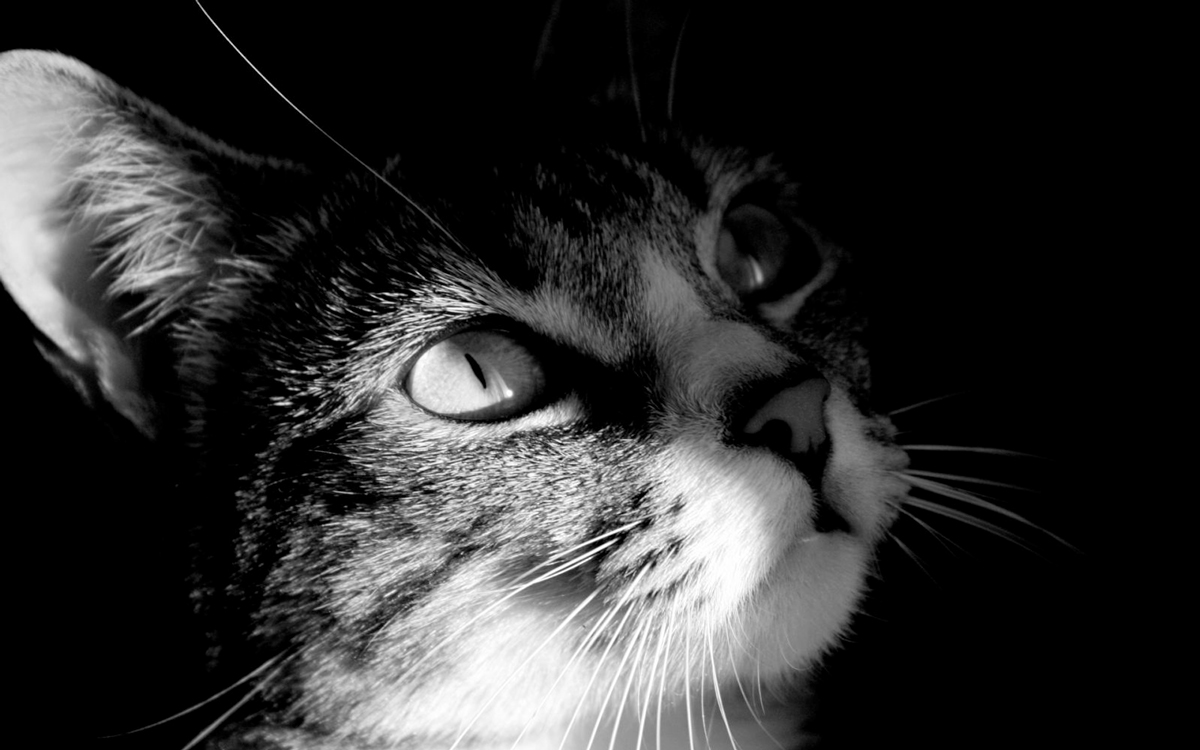
#> input picture gato.jpg, 1200 x 750 px
$ jupyter execute --allow-errors 'PCA, MDS y NNMF.ipynb'
#> lines starting #> are read from the running program, lines starting #| are printed output that depends on the picture
##Weather PCA

[cell 1]
# Importar librerías necesarias
import numpy as np
import pandas as pd
import matplotlib.pyplot as plt
from sklearn.decomposition import PCA
from sklearn.preprocessing import StandardScaler

# Cargar los datos
#> (the rest of this cell did not finish here and is left out)

#> (a cell that did not finish here is left out)

[cell 3]
# Feature scalling (PCA es sensible a la escala)
scaler = StandardScaler()
#> (the rest of this cell did not finish here and is left out)

[cell 4]
# Graficar la primera componente principal (PC1)
plt.subplot(1, 2, 1)
#> (the rest of this cell did not finish here and is left out)

[cell 5]
# Graficar el biplot
def biplot(score, coeff, labels=None):
    plt.figure(figsize=(10, 8))
    xs = score[:, 0]  # PC1
    ys = score[:, 1]  # PC2
    n = coeff.shape[0]  # Número de variables (meses)

    # Graficar las estaciones
    plt.scatter(xs, ys, c='blue')  # Puntos para cada estación

    # Añadir etiquetas de las estaciones
    for i, station in enumerate(labels):
        plt.text(xs[i], ys[i], station, fontsize=9)  # Corregido el cierre de paréntesis

    plt.xlabel('PC1')
    plt.ylabel('PC2')
    plt.title('Biplot de PCA')
    plt.grid()
    plt.show()  # Se agrega para asegurarse de que la figura se muestre correctamente

# Llamar a la función biplot
#> (the rest of this cell did not finish here and is left out)

##MDS a crimenes en EEUU

[cell 6]
from sklearn.manifold import MDS

#> (the rest of this cell did not finish here and is left out)

#> (a cell that did not finish here is left out)

#> (a cell that did not finish here is left out)

[cell 9]
# Aplicar escalamiento multidimensional (MDS)
mds = MDS(n_components=2, dissimilarity='precomputed', random_state=42)
#> (the rest of this cell did not finish here and is left out)

##Imagen PCA

[cell 10]
from sklearn.decomposition import PCA
from skimage import io, color

image = io.imread('gato.jpg')
#> image is the input picture: shape (750, 1200, 3); min 0, max 255, mean 46.6

if len(image.shape) == 3:
    image = color.rgb2gray(image)
#> image: shape (750, 1200) float64

# Mostrar la imagen original
plt.figure(figsize=(6, 6))
plt.imshow(image, cmap='gray')
plt.title('Imagen Original')
plt.axis('off')
plt.show()

# Parámetros
C = 8
k_values = [1, 5, 10, 20, 50]  # Valores de k

[cell 11]
# Función para dividir la imagen en bloques y aplicar PCA
def compress_image(image, C, k):
    # Obtener dimensiones de la imagen
    H, W = image.shape

    # Dividir la imagen en bloques de C x C
    blocks = []
    for i in range(0, H, C):
        for j in range(0, W, C):
            block = image[i:i+C, j:j+C]
            if block.shape == (C, C):  # Asegurarse de que el bloque tenga el tamaño correcto
                blocks.append(block.flatten())  # Convertir el bloque en un vector

    # Convertir la lista de bloques en una matriz de datos
    X = np.array(blocks)

    # Aplicar PCA
    pca = PCA(n_components=k)
    X_compressed = pca.fit_transform(X)  # Proyectar los datos en k componentes principales

    # Reconstruir los bloques
    X_reconstructed = pca.inverse_transform(X_compressed)

    # Reconstruir la imagen
    reconstructed_image = np.zeros_like(image)
    index = 0
    for i in range(0, H, C):
        for j in range(0, W, C):
            if i+C <= H and j+C <= W:
                block = X_reconstructed[index].reshape(C, C)
                reconstructed_image[i:i+C, j:j+C] = block
                index += 1

    return reconstructed_image

[cell 12]
# Probar diferentes valores de k y mostrar los resultados
plt.figure(figsize=(15, 10))

for i, k in enumerate(k_values):
    # Comprimir y reconstruir la imagen
    reconstructed_image = compress_image(image, C, k)

    # Mostrar la imagen reconstruida
    plt.subplot(2, 3, i+1)
    plt.imshow(reconstructed_image, cmap='gray')
    plt.title(f'k = {k}')
    plt.axis('off')
#> this loop made 5 passes
#> pass 1, `reconstructed_image = compress_image(image, C, k)`:
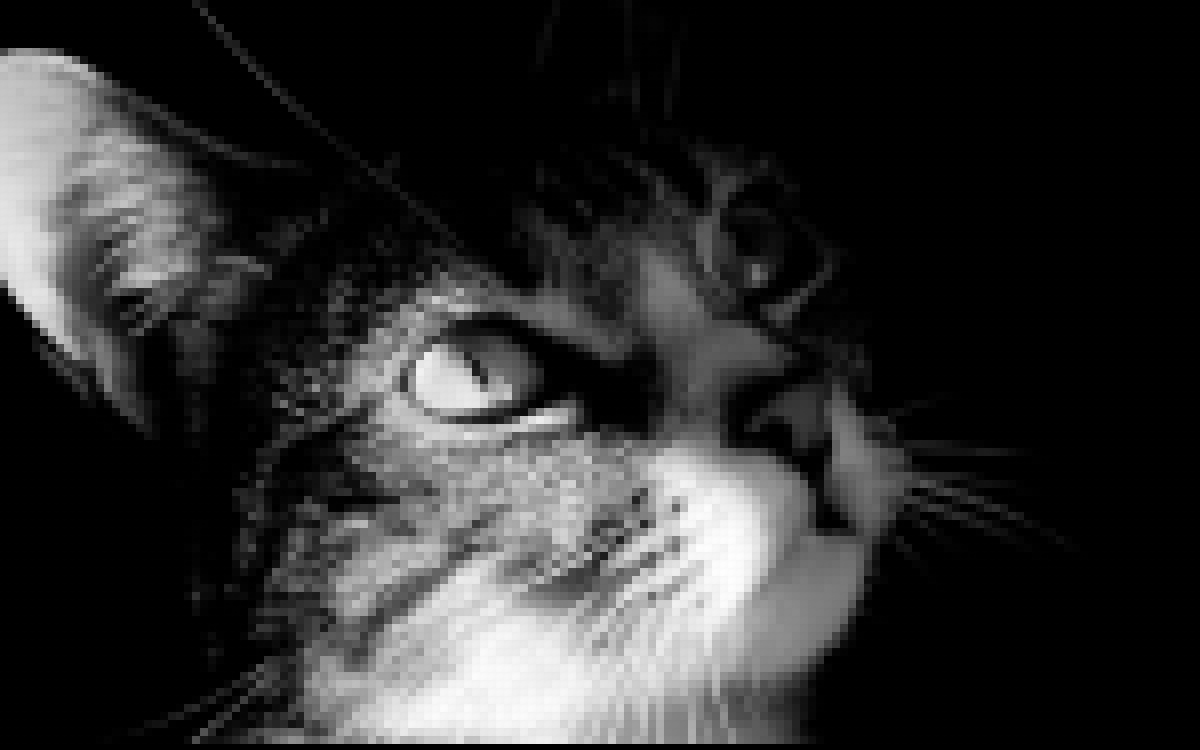
#> reconstructed_image: shape (750, 1200) float64; min -0.00201, max 1, mean 0.181; drawn with min black and max white
#> pass 2, `reconstructed_image = compress_image(image, C, k)`:
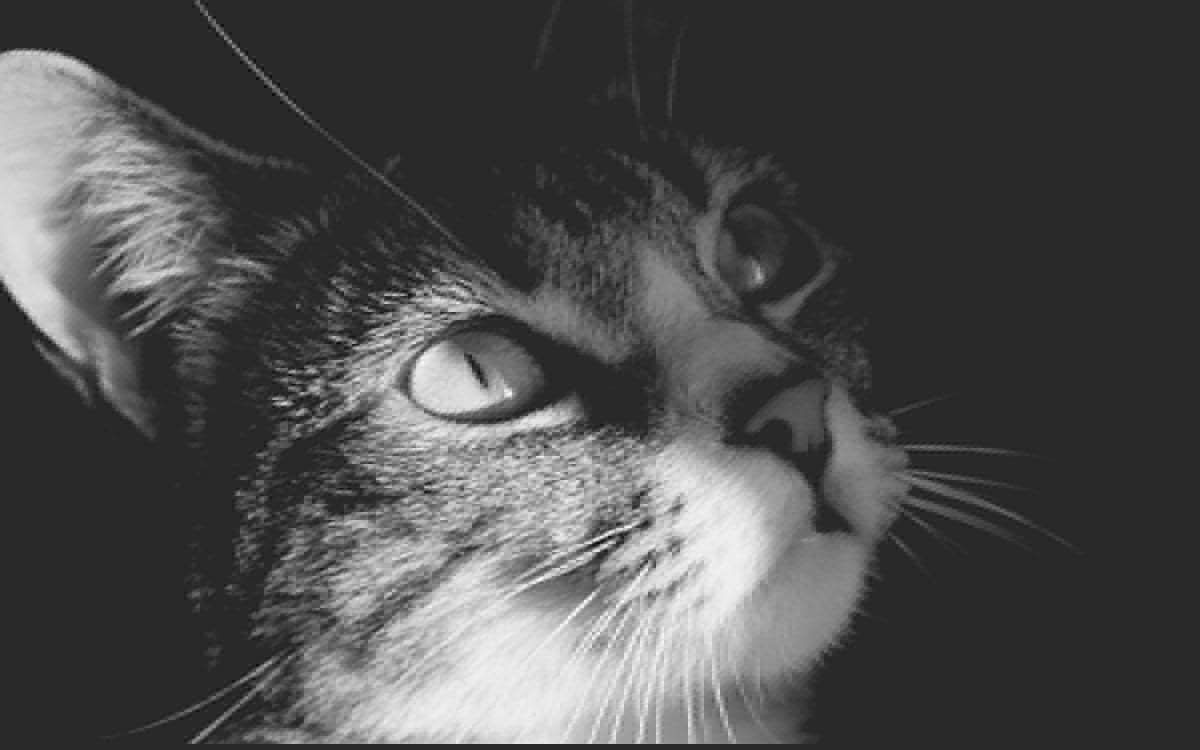
#> reconstructed_image: shape (750, 1200) float64; min -0.207, max 1.08, mean 0.181; drawn with min black and max white

plt.tight_layout()
plt.show()
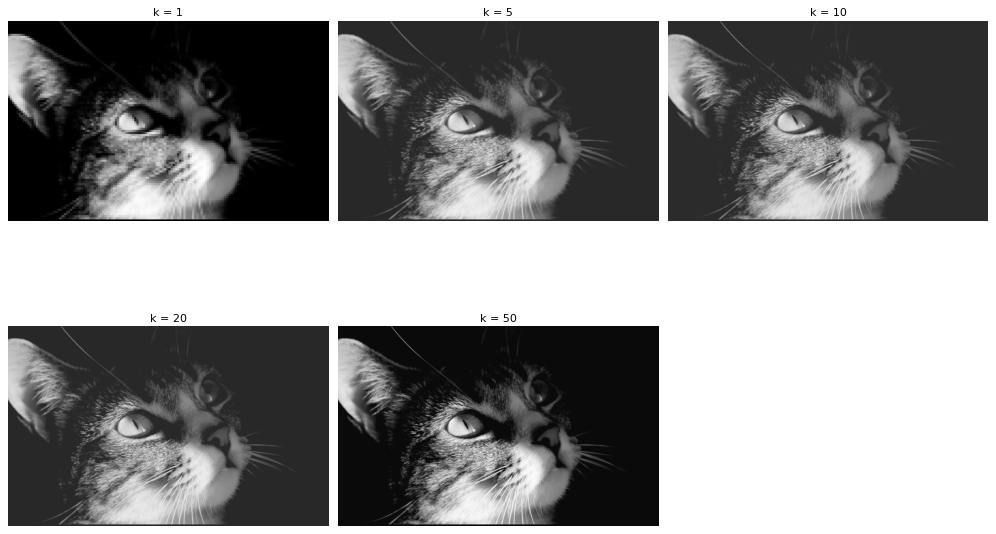
#> figure drawn by matplotlib, 5 panels

[cell 13]
# Calcular el error de reconstrucción para cada k
def reconstruction_error(original, reconstructed):
    return np.mean((original - reconstructed) ** 2)

# Mostrar el error de reconstrucción para cada k
print("Error de reconstrucción para diferentes valores de k:")
for k in k_values:
    reconstructed_image = compress_image(image, C, k)
    error = reconstruction_error(image, reconstructed_image)
    print(f"k = {k}: Error = {error:.4f}")
#> this loop made 5 passes
#> error on passes 1 to 5: 0.00547, 0.00307, 0.0023, 0.00184, 0.00165
#| k = 1: Error = 0.0055
#| k = 5: Error = 0.0031
#| k = 10: Error = 0.0023
#| k = 20: Error = 0.0018
#| k = 50: Error = 0.0016
